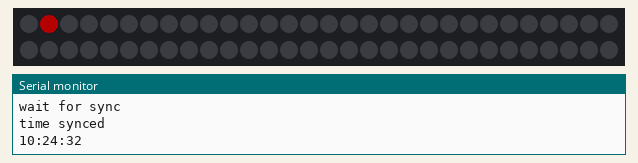
Simulated run of this sketch. Board: ESP8266 (NodeMCU). Parts: 60 RGB LEDs in strip order, left to right, continuing on the next row, the last lines printed to the serial monitor. Dim RGB values are drawn brighter than linear; WiFi joins after 1.5 s; servers stay silent unless stated; the local clock reads 2024-03-15 10:24:30 at power-on unless the sketch sets it.

Above: at 3.3 s.
At 5.1 s:
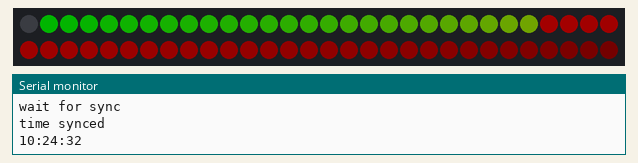
At 6.0 s:
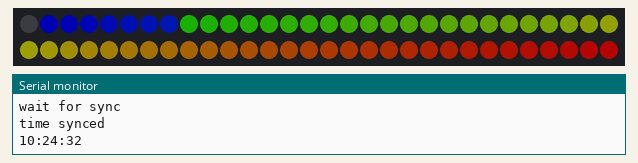
At 7.0 s:
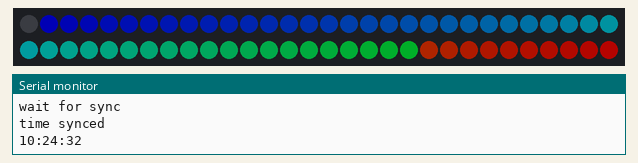
At 12.8 s:
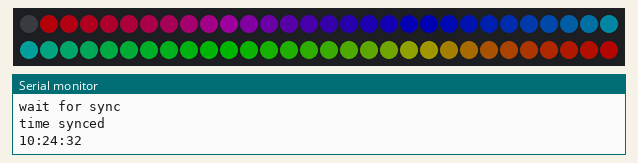
At 13.3 s:
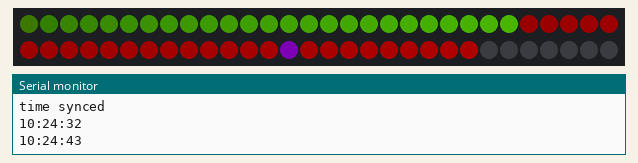

Measured:
- what the display in image 4 shows lasts 0.5 s, from 12.8 s to 13.3 s

The sketch:

neopixel_alternative.ino
```cpp
#include <ESP8266WiFi.h>
#include <ezTime.h>
#include <Adafruit_NeoPixel.h>
#include <WiFiManager.h>          //https://github.com/tzapu/WiFiManager WiFi Configuration Magic
// define pins
#define NEOPIN D4
#define STARTPIXEL 0 // where do we start on the loop? use this to shift the arcs if the wiring does not start at the "12" point
Timezone myTZ;

// Define US or EU rules for DST comment out as required. More countries could be added with different rules in DST_RTC.cpp
const char rulesDST[] = "EU";   // EU DST rules

Adafruit_NeoPixel strip = Adafruit_NeoPixel(60, NEOPIN, NEO_GRB + NEO_KHZ800); // strip object

byte pixelColorRed, pixelColorGreen, pixelColorBlue; // holds color values

// nighttime dimming constants
// brightness based on time of day- could try warmer colors at night?
#define DAYBRIGHTNESS 64
#define NIGHTBRIGHTNESS 20

// cutoff times for day / night brightness. feel free to modify.
#define MORNINGCUTOFF 7  // when does daybrightness begin?   7am
#define NIGHTCUTOFF 22 // when does nightbrightness begin? 10pm


void setup () {
  Serial.begin(115200);
  Serial.println();
  WiFiManager wifiManager; // wifi configuration wizard
  delay(500);
  Serial.println("Start AP");
  wifiManager.autoConnect("NeoPixel_Clock", "secret"); // configuration for the access point, set your own secret.
  Serial.println("WiFi Client connected!)");
  delay(500);
  // set pinmodes
  pinMode(NEOPIN, OUTPUT);
  Serial.println("wait for sync");
  //setDebug(INFO);
  waitForSync();
  Serial.println("time synced");
  if (!myTZ.setCache(0)) myTZ.setLocation(F("nl"));             // set to Dutch time incl DST
  Serial.println(myTZ.dateTime("H:i:s"));
  strip.begin();
  strip.setBrightness(DAYBRIGHTNESS); // set brightness
  // startup sequence
  delay(500);
  colorWipe(strip.Color(255, 0, 0), 20); // Red
  colorWipe(strip.Color(0, 255, 0), 20); // Green
  colorWipe(strip.Color(0, 0, 255), 20); // Blue
  rainbowCycle(20);
  delay(500);
}
boolean chimed;
void loop () {
  byte secondval = myTZ.second();  // get seconds
  byte minuteval = myTZ.minute();  // get minutes
  int hourval = myTZ.hour();   // get hours

  if (minuteval == 0) {
    if (!chimed) {
      rainbowCycle(20);
      chimed = true;
    }
  }
  else chimed = false;
  // change brightness if it's night time
  // check less often, once per minute
  if (secondval == 0) {
    if (hourval < MORNINGCUTOFF || hourval >= NIGHTCUTOFF) {
      strip.setBrightness(NIGHTBRIGHTNESS);
    } else {
      strip.setBrightness(DAYBRIGHTNESS);
    }
  }

  hourval = hourval % 12; // This clock is 12 hour, if 13-23, convert to 0-11`

  hourval = (hourval * 60 + minuteval) / 12; //each red dot represent 24 minutes.

  // arc mode
  for (uint8_t i = 0; i < strip.numPixels(); i++) {

    if (i == secondval) {
      //pixelColorBlue = (i + 1) * (255 / (secondval + 1));// calculates a faded arc from low to maximum brightness
      pixelColorBlue = 255;
      //pixelColorRed = 255;
      //pixelColorBlue = 255;
    }
    else {
      pixelColorBlue = 0;
    }

    if (i <= minuteval) {
      pixelColorGreen = (i + 1) * (255 / (minuteval + 1));
      //pixelColorGreen = 255;
    }
    else {
      pixelColorGreen = 0;

    }

    if (i <= hourval) {
      pixelColorRed = (i + 1) * (255 / (hourval + 1));
      //pixelColorRed = 255;
    }
    else {
      pixelColorRed = 0;
    }


    strip.setPixelColor((i + STARTPIXEL) % 60, strip.Color(pixelColorRed, pixelColorGreen, pixelColorBlue));
  }

  //display
  strip.show();
  Serial.println(myTZ.dateTime("H:i:s"));
  delay(500);

}
```

colorWipe.ino
```cpp
// Fill the dots one after the other with a color
void colorWipe(uint32_t c, uint8_t wait) {
  for (uint16_t i = 0; i < strip.numPixels(); i++) {
    //strip.setPixelColor(i, c);
    strip.setPixelColor((i + STARTPIXEL) % 60, i*255/60*c);
    strip.show();
    delay(wait);
  }
}
```

rainbowCycle.ino
```cpp
// Input a value 0 to 255 to get a color value.
// The colours are a transition r - g - b - back to r.
uint32_t Wheel(byte WheelPos) {
  WheelPos = 255 - WheelPos;
  if(WheelPos < 85) {
    return strip.Color(255 - WheelPos * 3, 0, WheelPos * 3);
  }
  if(WheelPos < 170) {
    WheelPos -= 85;
    return strip.Color(0, WheelPos * 3, 255 - WheelPos * 3);
  }
  WheelPos -= 170;
  return strip.Color(WheelPos * 3, 255 - WheelPos * 3, 0);
}

// Slightly different, this makes the rainbow equally distributed throughout
void rainbowCycle(uint8_t wait) {
  uint16_t i, j;

  for (j = 0; j < 256; j++) { // 1 cycle of all colors on wheel
    for (i = 0; i < strip.numPixels(); i++) {
      strip.setPixelColor(strip.numPixels()-i, Wheel(((i * 256 / strip.numPixels()) + j) & 255));
    }
    strip.show();
    delay(wait);
  }
}
```
